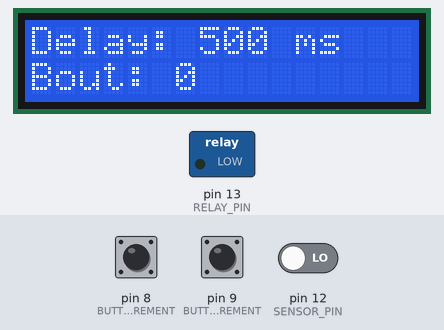
This sketch was run on a simulated Arduino Uno, built with avr-gcc and run on an emulated ATmega328P. On the bench: 16×2 character LCD, switched loads named in the sketch (green lamp = pin HIGH). The inputs (shaded band) are chosen by the test bench; at power-on: pin 12 (SENSOR_PIN) LOW, pin 8 (BUTTON_PIN_DECREMENT) HIGH, pin 9 (BUTTON_PIN_INCREMENT) HIGH.

Above: at 5.2 s.
5.3 s: pin 12 (SENSOR_PIN) driven HIGH
At 5.7 s:
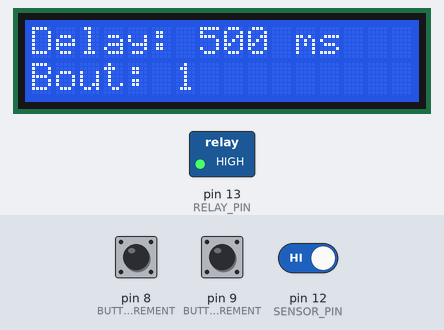
7.3 s: pin 8 (BUTTON_PIN_DECREMENT) pulled LOW for 0.15 s
At 8.2 s:
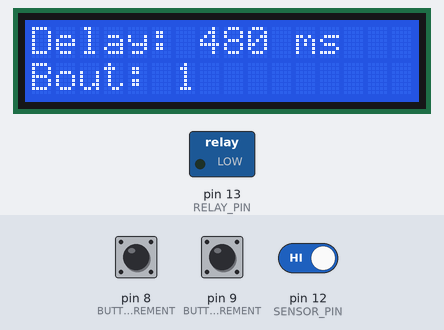
8.9 s: pin 9 (BUTTON_PIN_INCREMENT) pulled LOW for 0.15 s
At 9.4 s:
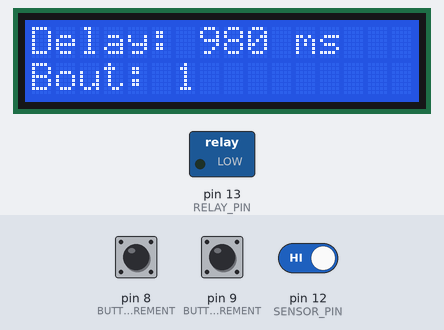
10.5 s: pin 8 (BUTTON_PIN_DECREMENT) pulled LOW for 1 s
13.0 s: pin 9 (BUTTON_PIN_INCREMENT) pulled LOW for 1 s
At 13.7 s:
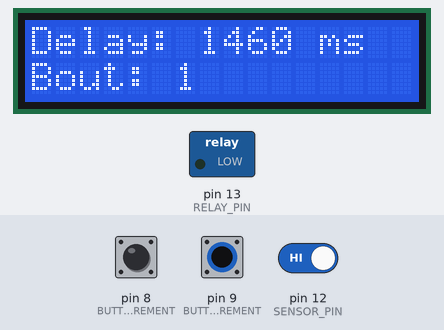
Timing chart, 0 to 16.0 s (numbered marks = the images above; inputs shaded):
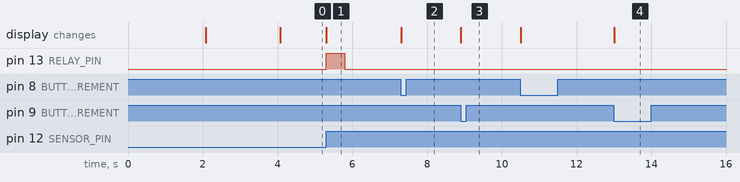

Measured:
- after the input at 5.3 s, pin 13 (RELAY_PIN): LOW → HIGH at once, → LOW 0.50 s later; the display: changes at once (image 1)
- after the input at 7.3 s, the display: changes at once (image 2)
- after the input at 8.9 s, the display: changes at once (image 3)
- after the input at 13.0 s, the display: changes at once (image 4)

The sketch:

Usine_KALALA.ino
```cpp
#include <Wire.h>
#include <LiquidCrystal.h>

LiquidCrystal lcd(2, 3, 4, 5, 6, 7);

#define BUTTON_PIN_INCREMENT 9
#define BUTTON_PIN_DECREMENT 8
#define SENSOR_PIN 12
#define RELAY_PIN 13


int delayTime = 500;
int impulseCount = 0;

bool lastSensorState = LOW;
bool lastButtonStateIncrement = HIGH;
bool lastButtonStateDecrement = HIGH;

void setup() {

  lcd.clear();
  lcd.begin(16, 2);

  lcd.print("Relay Control");
  lcd.clear();
  lcd.setCursor(5, 0);
  lcd.print("Maa-Lis");
  delay(2000);

  lcd.clear();
  lcd.setCursor(3, 0);
  lcd.print("Fundi bora");
  lcd.setCursor(2, 1);
  lcd.print("0810076009");
  delay(2000);

  updateLCD();

  pinMode(BUTTON_PIN_INCREMENT, INPUT_PULLUP);
  pinMode(BUTTON_PIN_DECREMENT, INPUT_PULLUP);
  pinMode(SENSOR_PIN, INPUT);
  pinMode(RELAY_PIN, OUTPUT);
}

void loop() {
  bool sensorState = digitalRead(SENSOR_PIN);
  if (sensorState != lastSensorState && sensorState == HIGH) {
    impulseCount++;
    updateLCD();
    digitalWrite (RELAY_PIN ,HIGH);
    delay(delayTime);
    digitalWrite (RELAY_PIN ,LOW);
  }

  bool buttonStateIncrement = digitalRead(BUTTON_PIN_INCREMENT);
  bool buttonStateDecrement = digitalRead(BUTTON_PIN_DECREMENT);

  if (buttonStateIncrement != lastButtonStateIncrement && buttonStateIncrement == LOW) {
    delayTime += 500;
    updateLCD();

  }

  if (buttonStateDecrement != lastButtonStateDecrement && buttonStateDecrement == LOW) {
    delayTime -= 20;
    if (delayTime < 0) {
      delayTime = 0;
    }
    updateLCD();

  }

  lastSensorState = sensorState;
  lastButtonStateIncrement = buttonStateIncrement;
  lastButtonStateDecrement = buttonStateDecrement;

  delay(1);
}

void updateLCD() {
  lcd.clear();
  lcd.setCursor(0, 0);
  lcd.print("Delay: ");
  lcd.print(delayTime);
  lcd.print(" ms");

  lcd.setCursor(0, 1);
  lcd.print("Bout: ");
  lcd.print(impulseCount);
}
```
